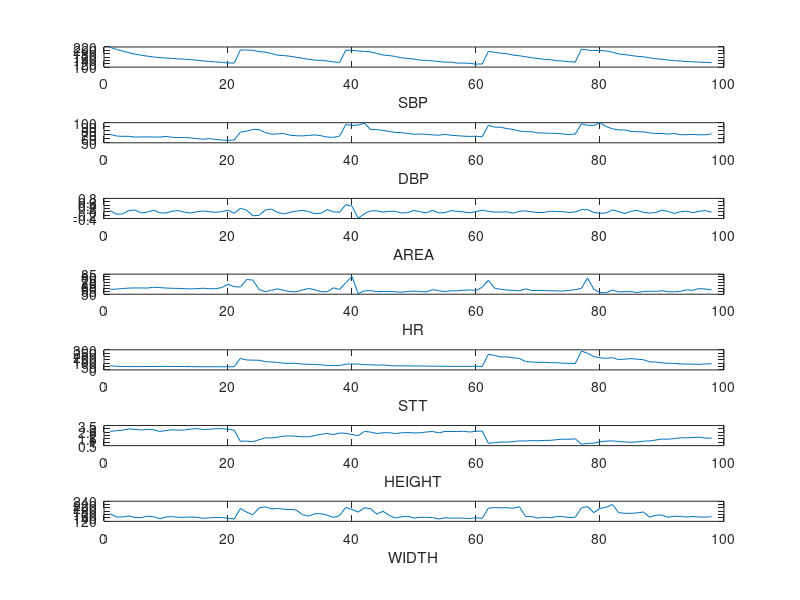
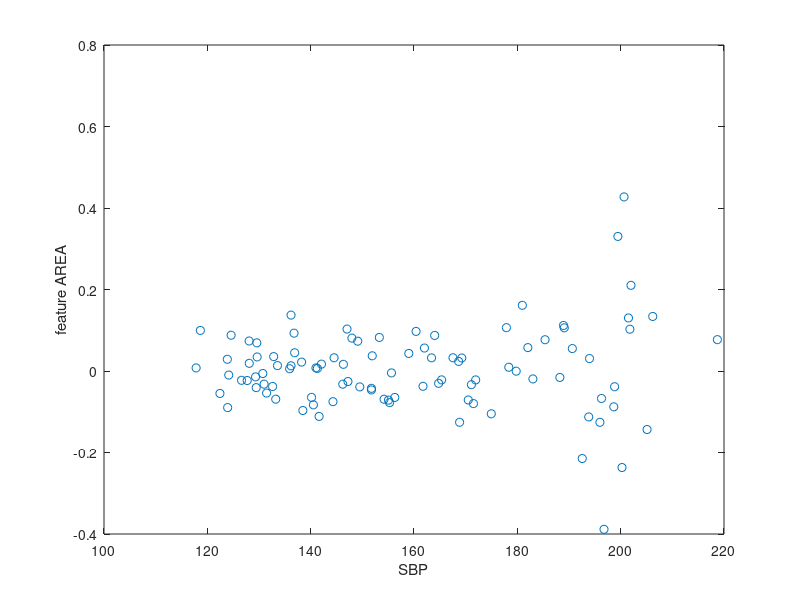
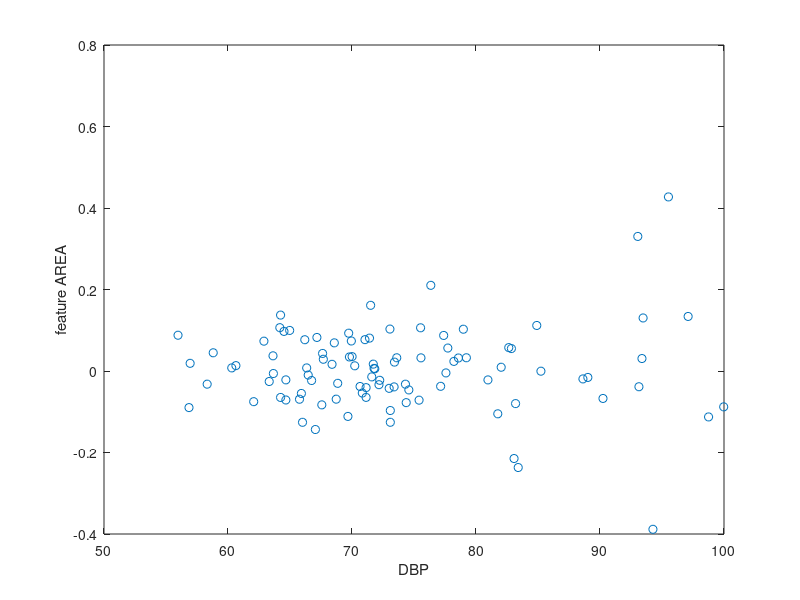
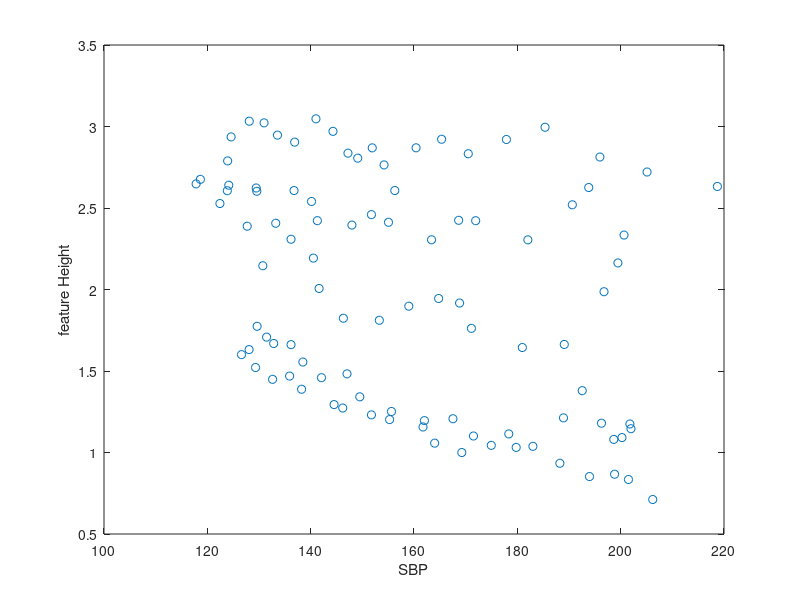

These charts were generated, in order, by the following MATLAB code:
%% 상관관계
clear all; close all; clc;

cd 'E:\대학원\대학원 수업\2021-1 데이터마이닝\기말 프로젝트\blood_pressure'
load('train_data.mat')

figure;
subplot(711);plot(SBP);xlabel('SBP');
subplot(712);plot(DBP);xlabel('DBP');
subplot(713);plot(feature_AREA);xlabel('AREA');
subplot(714);plot(feature_HR);xlabel('HR');
subplot(715);plot(feature_STT);xlabel('STT');
subplot(716);plot(feature_HEIGHT);xlabel('HEIGHT');
subplot(717);plot(feature_WIDTH);xlabel('WIDTH');

%area
[R,P] = corrcoef(SBP,feature_AREA);
figure;
plot(SBP,feature_AREA, 'o');xlabel('SBP');ylabel('feature AREA');

[R,P] = corrcoef(DBP,feature_AREA);
figure;
plot(DBP,feature_AREA, 'o');xlabel('DBP');ylabel('feature AREA');

%height
[R,P] = corrcoef(SBP,feature_HEIGHT);
figure;
plot(SBP,feature_HEIGHT, 'o');xlabel('SBP');ylabel('feature Height');

[R,P] = corrcoef(DBP,feature_HEIGHT);
figure;
plot(DBP,feature_HEIGHT, 'o');xlabel('DBP');ylabel('feature Height');

%hr
[R,P] = corrcoef(SBP,feature_HR);
figure;
plot(SBP,feature_HR, 'o');xlabel('SBP');ylabel('feature HR');

[R,P] = corrcoef(DBP,feature_HR);
figure;
plot(DBP,feature_HR, 'o');xlabel('DBP');ylabel('feature HR');

%width
[R,P] = corrcoef(SBP,feature_WIDTH);
figure;
plot(SBP,feature_WIDTH, 'o');xlabel('SBP');ylabel('feature Width');

[R,P] = corrcoef(DBP,feature_WIDTH);
figure;
plot(DBP,feature_WIDTH, 'o');xlabel('DBP');ylabel('feature Width');

%STT
[R,P] = corrcoef(SBP,feature_STT);
figure;
plot(SBP,feature_STT, 'o');xlabel('SBP');ylabel('feature STT');

[R,P] = corrcoef(DBP,feature_STT);
figure;
plot(DBP,feature_STT, 'o');xlabel('DBP');ylabel('feature STT');

%% 회귀
clear all; close all; clc;

cd 'E:\대학원\대학원 수업\2021-1 데이터마이닝\기말 프로젝트\blood_pressure'
load('train_data.mat')
%% height
% dbp
weights_DBP =  regress(DBP, [ones(size(feature_HEIGHT)) feature_HEIGHT]);
Estimated_DBP = weights_DBP(1)+weights_DBP(2)*feature_HEIGHT;

err = mean(abs(DBP-Estimated_DBP));

[R,P] =corrcoef(DBP,Estimated_DBP);

figure;   
plot(Estimated_DBP,DBP,'rx','LineWidth',3);  hold on;
set(gca,'fontsize',13,'fontweight','b'); xlabel('Estimated DBP(mmHg)','fontsize',13,'fontweight','b'); ylabel('Reference DBP(mmHg)','fontsize',13,'fontweight','b');

x=55:1/1000:100;
y = x;
plot(x, y,'k','LineWidth',3); hold on;plot(x,y + 10,'b--','LineWidth',2); hold on;plot(x, y - 10,'b--','LineWidth',2); hold on;

% sbp
weights_SBP =  regress(SBP, [ones(size(feature_HEIGHT)) feature_HEIGHT]);
Estimated_SBP = weights_SBP(1)+weights_SBP(2)*feature_HEIGHT;

err = mean(abs(SBP-Estimated_SBP));

[R,P] =corrcoef(SBP,Estimated_SBP);

figure;   
plot(Estimated_SBP,SBP,'rx','LineWidth',3);  hold on;
set(gca,'fontsize',13,'fontweight','b'); xlabel('Estimated SBP(mmHg)','fontsize',13,'fontweight','b'); ylabel('Reference SBP(mmHg)','fontsize',13,'fontweight','b');

x=100:1/1000:220;
y =x;
plot(x, y,'k','LineWidth',3); hold on;plot(x,y + 10,'b--','LineWidth',2); hold on;plot(x, y - 10,'b--','LineWidth',2); hold on;

%% width
% dbp
weights_DBP =  regress(DBP, [ones(size(feature_WIDTH)) feature_WIDTH]);
Estimated_DBP = weights_DBP(1)+weights_DBP(2)*feature_WIDTH;

err = mean(abs(DBP-Estimated_DBP));

[R,P] =corrcoef(DBP,Estimated_DBP);

figure;   
plot(Estimated_DBP,DBP,'rx','LineWidth',3);  hold on;
set(gca,'fontsize',13,'fontweight','b'); xlabel('Estimated DBP(mmHg)','fontsize',13,'fontweight','b'); ylabel('Reference DBP(mmHg)','fontsize',13,'fontweight','b');

x=55:1/1000:100;
y = x;
plot(x, y,'k','LineWidth',3); hold on;plot(x,y + 10,'b--','LineWidth',2); hold on;plot(x, y - 10,'b--','LineWidth',2); hold on;

% sbp
weights_SBP =  regress(SBP, [ones(size(feature_WIDTH)) feature_WIDTH]);
Estimated_SBP = weights_SBP(1)+weights_SBP(2)*feature_WIDTH;

err = mean(abs(SBP-Estimated_SBP));

[R,P] =corrcoef(SBP,Estimated_SBP);

figure;   
plot(Estimated_SBP,SBP,'rx','LineWidth',3);  hold on;
set(gca,'fontsize',13,'fontweight','b'); xlabel('Estimated SBP(mmHg)','fontsize',13,'fontweight','b'); ylabel('Reference SBP(mmHg)','fontsize',13,'fontweight','b');

x=100:1/1000:220;
y =x;
plot(x, y,'k','LineWidth',3); hold on;plot(x,y + 10,'b--','LineWidth',2); hold on;plot(x, y - 10,'b--','LineWidth',2); hold on;

%% stt
% dbp
weights_DBP =  regress(DBP, [ones(size(feature_STT)) feature_STT]);
Estimated_DBP = weights_DBP(1)+weights_DBP(2)*feature_STT;

err = mean(abs(DBP-Estimated_DBP));

[R,P] =corrcoef(DBP,Estimated_DBP);

figure;   
plot(Estimated_DBP,DBP,'rx','LineWidth',3);  hold on;
set(gca,'fontsize',13,'fontweight','b'); xlabel('Estimated DBP(mmHg)','fontsize',13,'fontweight','b'); ylabel('Reference DBP(mmHg)','fontsize',13,'fontweight','b');

x=55:1/1000:100;
y = x;
plot(x, y,'k','LineWidth',3); hold on;plot(x,y + 10,'b--','LineWidth',2); hold on;plot(x, y - 10,'b--','LineWidth',2); hold on;

% sbp
weights_SBP =  regress(SBP, [ones(size(feature_STT)) feature_STT]);
Estimated_SBP = weights_SBP(1)+weights_SBP(2)*feature_STT;

err = mean(abs(SBP-Estimated_SBP));

[R,P] =corrcoef(SBP,Estimated_SBP);

figure;   
plot(Estimated_SBP,SBP,'rx','LineWidth',3);  hold on;
set(gca,'fontsize',13,'fontweight','b'); xlabel('Estimated SBP(mmHg)','fontsize',13,'fontweight','b'); ylabel('Reference SBP(mmHg)','fontsize',13,'fontweight','b');

x=100:1/1000:220;
y =x;
plot(x, y,'k','LineWidth',3); hold on;plot(x,y + 10,'b--','LineWidth',2); hold on;plot(x, y - 10,'b--','LineWidth',2); hold on;



%% hr
% dbp
weights_DBP =  regress(DBP, [ones(size(feature_HR)) feature_HR]);
Estimated_DBP = weights_DBP(1)+weights_DBP(2)*feature_HR;

err = mean(abs(DBP-Estimated_DBP));

[R,P] =corrcoef(DBP,Estimated_DBP);

figure;   
plot(Estimated_DBP,DBP,'rx','LineWidth',3);  hold on;
set(gca,'fontsize',13,'fontweight','b'); xlabel('Estimated DBP(mmHg)','fontsize',13,'fontweight','b'); ylabel('Reference DBP(mmHg)','fontsize',13,'fontweight','b');

x=55:1/1000:100;
y = x;
plot(x, y,'k','LineWidth',3); hold on;plot(x,y + 10,'b--','LineWidth',2); hold on;plot(x, y - 10,'b--','LineWidth',2); hold on;

% sbp
weights_SBP =  regress(SBP, [ones(size(feature_HR)) feature_HR]);
Estimated_SBP = weights_SBP(1)+weights_SBP(2)*feature_HR;

err = mean(abs(SBP-Estimated_SBP));

[R,P] =corrcoef(SBP,Estimated_SBP);

figure;   
plot(Estimated_SBP,SBP,'rx','LineWidth',3);  hold on;
set(gca,'fontsize',13,'fontweight','b'); xlabel('Estimated SBP(mmHg)','fontsize',13,'fontweight','b'); ylabel('Reference SBP(mmHg)','fontsize',13,'fontweight','b');

x=100:1/1000:220;
y =x;
plot(x, y,'k','LineWidth',3); hold on;plot(x,y + 10,'b--','LineWidth',2); hold on;plot(x, y - 10,'b--','LineWidth',2); hold on;

%% width +height
% dbp
weights_DBP =  regress(DBP, [ones(size(feature_WIDTH)) feature_WIDTH feature_HEIGHT]);
Estimated_DBP = weights_DBP(1)+weights_DBP(2)*feature_WIDTH+weights_DBP(3)*feature_HEIGHT;

err = mean(abs(DBP-Estimated_DBP));

[R,P] =corrcoef(DBP,Estimated_DBP);

figure;   
plot(Estimated_DBP,DBP,'rx','LineWidth',3);  hold on;
set(gca,'fontsize',13,'fontweight','b'); xlabel('Estimated DBP(mmHg)','fontsize',13,'fontweight','b'); ylabel('Reference DBP(mmHg)','fontsize',13,'fontweight','b');

x=55:1/1000:100;
y = x;
plot(x, y,'k','LineWidth',3); hold on;plot(x,y + 10,'b--','LineWidth',2); hold on;plot(x, y - 10,'b--','LineWidth',2); hold on;

% sbp
weights_SBP =  regress(SBP, [ones(size(feature_WIDTH)) feature_WIDTH feature_HEIGHT]);
Estimated_SBP = weights_SBP(1)+weights_SBP(2)*feature_WIDTH+weights_SBP(3)*feature_HEIGHT;

err = mean(abs(SBP-Estimated_SBP));

[R,P] =corrcoef(SBP,Estimated_SBP);

figure;   
plot(Estimated_SBP,SBP,'rx','LineWidth',3);  hold on;
set(gca,'fontsize',13,'fontweight','b'); xlabel('Estimated SBP(mmHg)','fontsize',13,'fontweight','b'); ylabel('Reference SBP(mmHg)','fontsize',13,'fontweight','b');

x=100:1/1000:220;
y =x;
plot(x, y,'k','LineWidth',3); hold on;plot(x,y + 10,'b--','LineWidth',2); hold on;plot(x, y - 10,'b--','LineWidth',2); hold on;

%% stt+hr
% dbp
weights_DBP =  regress(DBP, [ones(size(feature_STT)) feature_STT feature_HR]);
Estimated_DBP = weights_DBP(1)+weights_DBP(2)*feature_STT+weights_DBP(3)*feature_HR;

err = mean(abs(DBP-Estimated_DBP));

[R,P] =corrcoef(DBP,Estimated_DBP);

figure;   
plot(Estimated_DBP,DBP,'rx','LineWidth',3);  hold on;
set(gca,'fontsize',13,'fontweight','b'); xlabel('Estimated DBP(mmHg)','fontsize',13,'fontweight','b'); ylabel('Reference DBP(mmHg)','fontsize',13,'fontweight','b');

x=55:1/1000:100;
y = x;
plot(x, y,'k','LineWidth',3); hold on;plot(x,y + 10,'b--','LineWidth',2); hold on;plot(x, y - 10,'b--','LineWidth',2); hold on;

% sbp
weights_SBP =  regress(SBP, [ones(size(feature_STT)) feature_STT feature_HR]);
Estimated_SBP = weights_SBP(1)+weights_SBP(2)*feature_STT+weights_SBP(3)*feature_HR;

err = mean(abs(SBP-Estimated_SBP));

[R,P] =corrcoef(SBP,Estimated_SBP);

figure;   
plot(Estimated_SBP,SBP,'rx','LineWidth',3);  hold on;
set(gca,'fontsize',13,'fontweight','b'); xlabel('Estimated SBP(mmHg)','fontsize',13,'fontweight','b'); ylabel('Reference SBP(mmHg)','fontsize',13,'fontweight','b');

x=100:1/1000:220;
y =x;
plot(x, y,'k','LineWidth',3); hold on;plot(x,y + 10,'b--','LineWidth',2); hold on;plot(x, y - 10,'b--','LineWidth',2); hold on;

save('weight','weights_DBP','weights_SBP');
%% width +height +hr
% dbp
weights_DBP =  regress(DBP, [ones(size(feature_WIDTH)) feature_WIDTH feature_HEIGHT feature_HR]);
Estimated_DBP = weights_DBP(1)+weights_DBP(2)*feature_WIDTH+weights_DBP(3)*feature_HEIGHT+weights_DBP(4)*feature_HR;

err = mean(abs(DBP-Estimated_DBP));

[R,P] =corrcoef(DBP,Estimated_DBP);

figure;   
plot(Estimated_DBP,DBP,'rx','LineWidth',3);  hold on;
set(gca,'fontsize',13,'fontweight','b'); xlabel('Estimated DBP(mmHg)','fontsize',13,'fontweight','b'); ylabel('Reference DBP(mmHg)','fontsize',13,'fontweight','b');

x=55:1/1000:100;
y = x;
plot(x, y,'k','LineWidth',3); hold on;plot(x,y + 10,'b--','LineWidth',2); hold on;plot(x, y - 10,'b--','LineWidth',2); hold on;

% sbp
weights_SBP =  regress(SBP, [ones(size(feature_WIDTH)) feature_WIDTH feature_HEIGHT feature_HR]);
Estimated_SBP = weights_SBP(1)+weights_SBP(2)*feature_WIDTH+weights_SBP(3)*feature_HEIGHT+weights_SBP(4)*feature_HR;

err = mean(abs(SBP-Estimated_SBP));

[R,P] =corrcoef(SBP,Estimated_SBP);

figure;   
plot(Estimated_SBP,SBP,'rx','LineWidth',3);  hold on;
set(gca,'fontsize',13,'fontweight','b'); xlabel('Estimated SBP(mmHg)','fontsize',13,'fontweight','b'); ylabel('Reference SBP(mmHg)','fontsize',13,'fontweight','b');

x=100:1/1000:220;
y =x;
plot(x, y,'k','LineWidth',3); hold on;plot(x,y + 10,'b--','LineWidth',2); hold on;plot(x, y - 10,'b--','LineWidth',2); hold on;

save('weight','weights_DBP','weights_SBP');